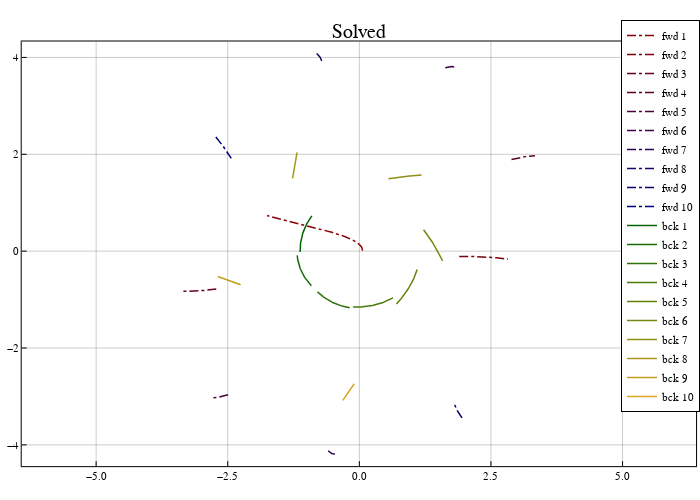

Source (notebook cell):
### Code cell
cs_fwd = palette([:darkred, :navyblue], max(Int(n/2),2))
cs_bck = palette([:darkgreen, :goldenrod], max(n-Int(n/2),2))

pcart = plot(size=(700,500), frame_style=:box, aspect_ratio=:equal, grid=0.4)
# trajectory
for (ifwd,sol_fwd) in enumerate(sols_fwd_i)
    plot!(pcart, Array(sol_fwd)[1,:], Array(sol_fwd)[2,:], color=cs_fwd[ifwd], 
        linewidth=1.5, label="fwd $ifwd", linestyle=:dashdot)
end
for (ibck,sol_bck) in enumerate(sols_bck_i)
    plot!(pcart, Array(sol_bck)[1,:], Array(sol_bck)[2,:], color=cs_bck[ibck], 
        linewidth=1.5, label="bck $ibck", linestyle=:solid)
end
plot!(pcart; title="Solved")
pcart
